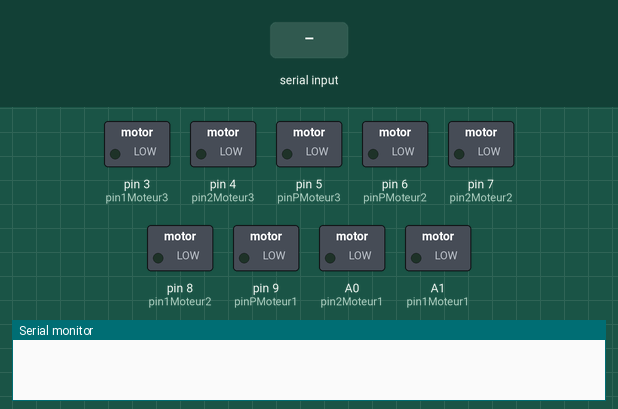
Simulated run of this sketch. Board: Arduino Uno, built with avr-gcc and run on an emulated ATmega328P. Parts: switched loads named in the sketch (green lamp = pin HIGH), the last lines printed to the serial monitor. The test bench sets the inputs (shaded band).

Above: at 1.2 s.
1.3 s: "1" received over Serial
At 2.0 s:
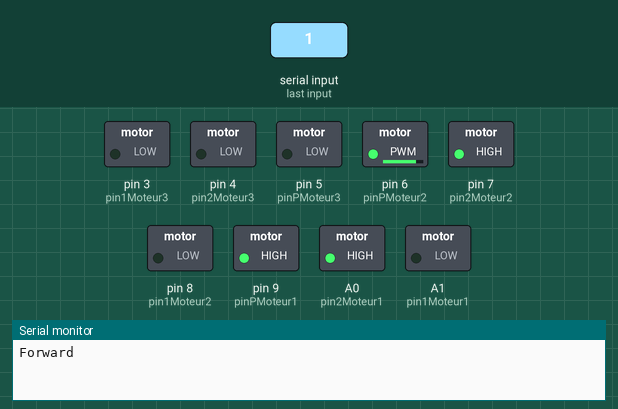
2.8 s: "2" received over Serial
At 3.2 s:
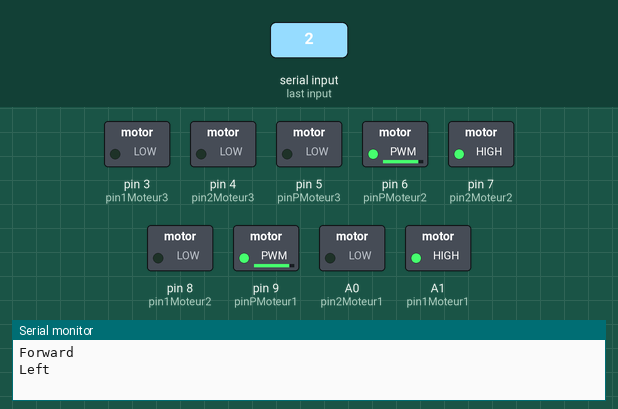
4.3 s: "3" received over Serial
At 5.5 s:
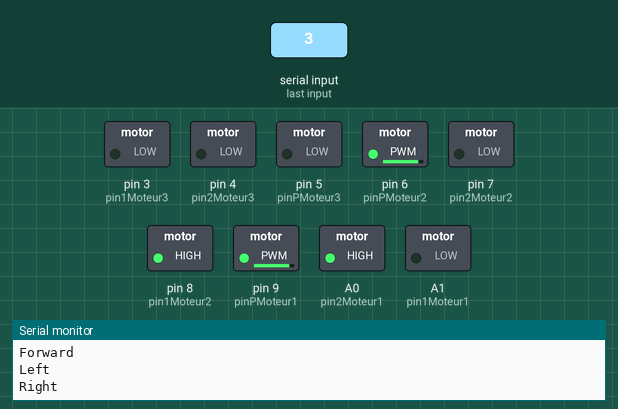
5.8 s: "4" received over Serial
At 6.7 s:
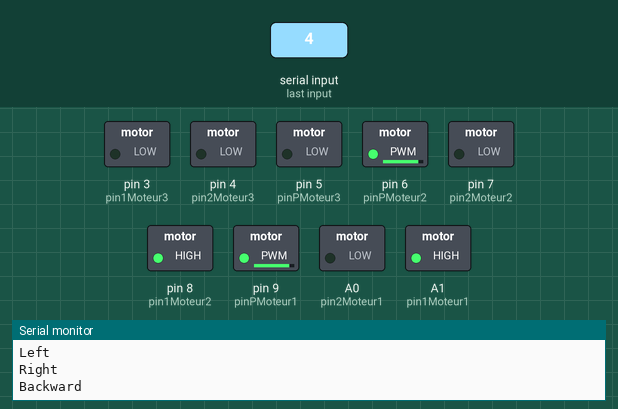
7.3 s: "6" received over Serial
At 7.8 s:
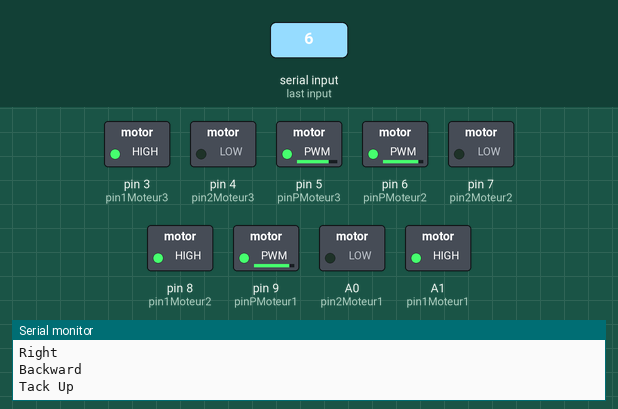
8.8 s: "5" received over Serial
At 10.1 s:
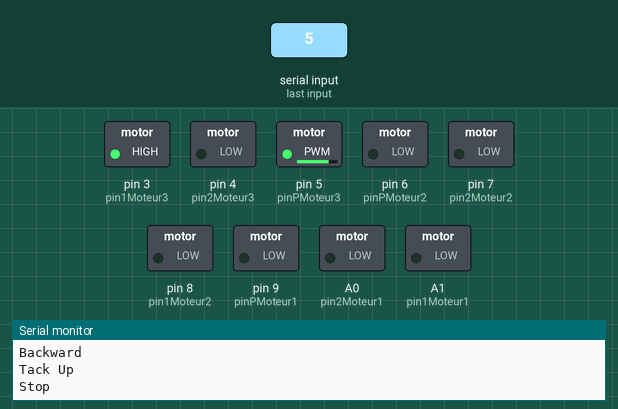
Timing chart, 0 to 11.3 s (numbered marks = the images above; inputs shaded):
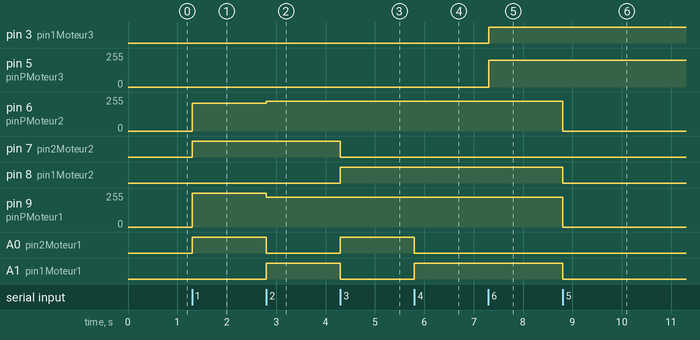

The sketch:

Code_boat.ino
```cpp
int pin1Moteur1=A1; //pin de commande moteur 1
int pin2Moteur1=A0; // pin de commande moteur 1
int pinPMoteur1=9;// pin PWM moteur 1
int pin1Moteur2=8; // pin de commande moteur 2
int pin2Moteur2=7; // pin de commande moteur 2
int pinPMoteur2=6; // pin PWM moteur 2
int pin1Moteur3=3; // pin de commande moteur 3
int pin2Moteur3=4; // pin de commande moteur 3
int pinPMoteur3=5; // pin PWM moteur 3

char str[2],i;
void forward()
{  analogWrite(pinPMoteur1,255);
   digitalWrite(pin1Moteur1, 0);
   digitalWrite(pin2Moteur1, 1);
   analogWrite(pinPMoteur2,210);
   digitalWrite(pin1Moteur2, 0);
   digitalWrite(pin2Moteur2,1);
}
void backward()
{
   analogWrite(pinPMoteur1,225);
   digitalWrite(pin1Moteur1, 1);
   digitalWrite(pin2Moteur1, 0);
   analogWrite(pinPMoteur2,225);
   digitalWrite(pin1Moteur2, 1);
   digitalWrite(pin2Moteur2,0);
}
void left()
{
   analogWrite(pinPMoteur1,225);
  digitalWrite(pin1Moteur1, 0);
   digitalWrite(pin2Moteur1, 1);
   analogWrite(pinPMoteur2,225);
   digitalWrite(pin1Moteur2, 1);
   digitalWrite(pin2Moteur2,0);
}
void right()
{
  analogWrite(pinPMoteur1,225);
  digitalWrite(pin1Moteur1, 1);
   digitalWrite(pin2Moteur1, 0);
   analogWrite(pinPMoteur2,225);
   digitalWrite(pin1Moteur2, 0);
   digitalWrite(pin2Moteur2,1);
}
void Stop()
{
   analogWrite(pinPMoteur1,0);
  digitalWrite(pin1Moteur1, 0);
   digitalWrite(pin2Moteur1, 0);
   analogWrite(pinPMoteur2,0);
   digitalWrite(pin1Moteur2, 0);
   digitalWrite(pin2Moteur2,0);
}
void Up()
{
   analogWrite(pinPMoteur3,200);
   digitalWrite(pin1Moteur3, 1);
   digitalWrite(pin2Moteur3, 0);
}
void Down()
{  analogWrite(pinPMoteur3,200);
   digitalWrite(pin1Moteur3, 0);
   digitalWrite(pin2Moteur3, 1);
}
void Stop3()
{
   analogWrite(pinPMoteur3,0);
  digitalWrite(pin1Moteur3, 0);
   digitalWrite(pin2Moteur3, 0);
}

void setup()
{
  Serial.begin(9600);
  pinMode(pin1Moteur1, OUTPUT);
  pinMode(pin2Moteur1, OUTPUT);
  pinMode(pinPMoteur1, OUTPUT);
  pinMode(pin1Moteur2, OUTPUT);
  pinMode(pin2Moteur2, OUTPUT);
  pinMode(pinPMoteur2, OUTPUT);
  pinMode(pin1Moteur3, OUTPUT);
  pinMode(pin2Moteur3, OUTPUT);
  pinMode(pinPMoteur3, OUTPUT);
}
void loop()
{
  while(Serial.available())
  {
    char ch=Serial.read();
    str[i++]=ch;

    if(str[i-1]=='1')
    {
     Serial.println("Forward");
     forward();
     i=0;
    }
    else if(str[i-1]=='2')
    {
     Serial.println("Left");
     right();
     i=0;
    }
    else if(str[i-1]=='3')
    {
      Serial.println("Right");
      left();
      i=0;
    }

    else if(str[i-1]=='4')
    {
      Serial.println("Backward");
      backward();
      i=0;
    }
    else if(str[i-1]=='5')
    {
      Serial.println("Stop");
      Stop();
      i=0;
    }
    else if(str[i-1]=='6')
    {
      Serial.println("Tack Up");
      Up();
      i=0;
    }
     else if(str[i-1]=='7')
     {
      Serial.println("Tack Down");
      Down();
      i=0;
    }
    else if(str[i-1]=='8')
    {
      Serial.println("Stop3");
      Stop3();
      i=0;
    }
    delay(100);
  }
}
```

Measured:
- after the input at 1.3 s, pin 6 (pinPMoteur2): 0/255 → 210/255 at once; pin 7 (pin2Moteur2), A0 (pin2Moteur1): LOW → HIGH at once; pin 9 (pinPMoteur1): 0/255 → 255/255 at once
- after the input at 2.8 s, pin 6 (pinPMoteur2): 210/255 → 225/255 at once; pin 9 (pinPMoteur1): 255/255 → 225/255 at once; A0 (pin2Moteur1): HIGH → LOW at once; A1 (pin1Moteur1): LOW → HIGH at once
- after the input at 4.3 s, pin 7 (pin2Moteur2), A1 (pin1Moteur1): HIGH → LOW at once; pin 8 (pin1Moteur2), A0 (pin2Moteur1): LOW → HIGH at once
- after the input at 5.8 s, A0 (pin2Moteur1): HIGH → LOW at once; A1 (pin1Moteur1): LOW → HIGH at once
- after the input at 7.3 s, pin 3 (pin1Moteur3): LOW → HIGH at once; pin 5 (pinPMoteur3): 0/255 → 200/255 at once
- after the input at 8.8 s, pin 6 (pinPMoteur2), pin 9 (pinPMoteur1): 225/255 → 0/255 at once; pin 8 (pin1Moteur2), A1 (pin1Moteur1): HIGH → LOW at once
